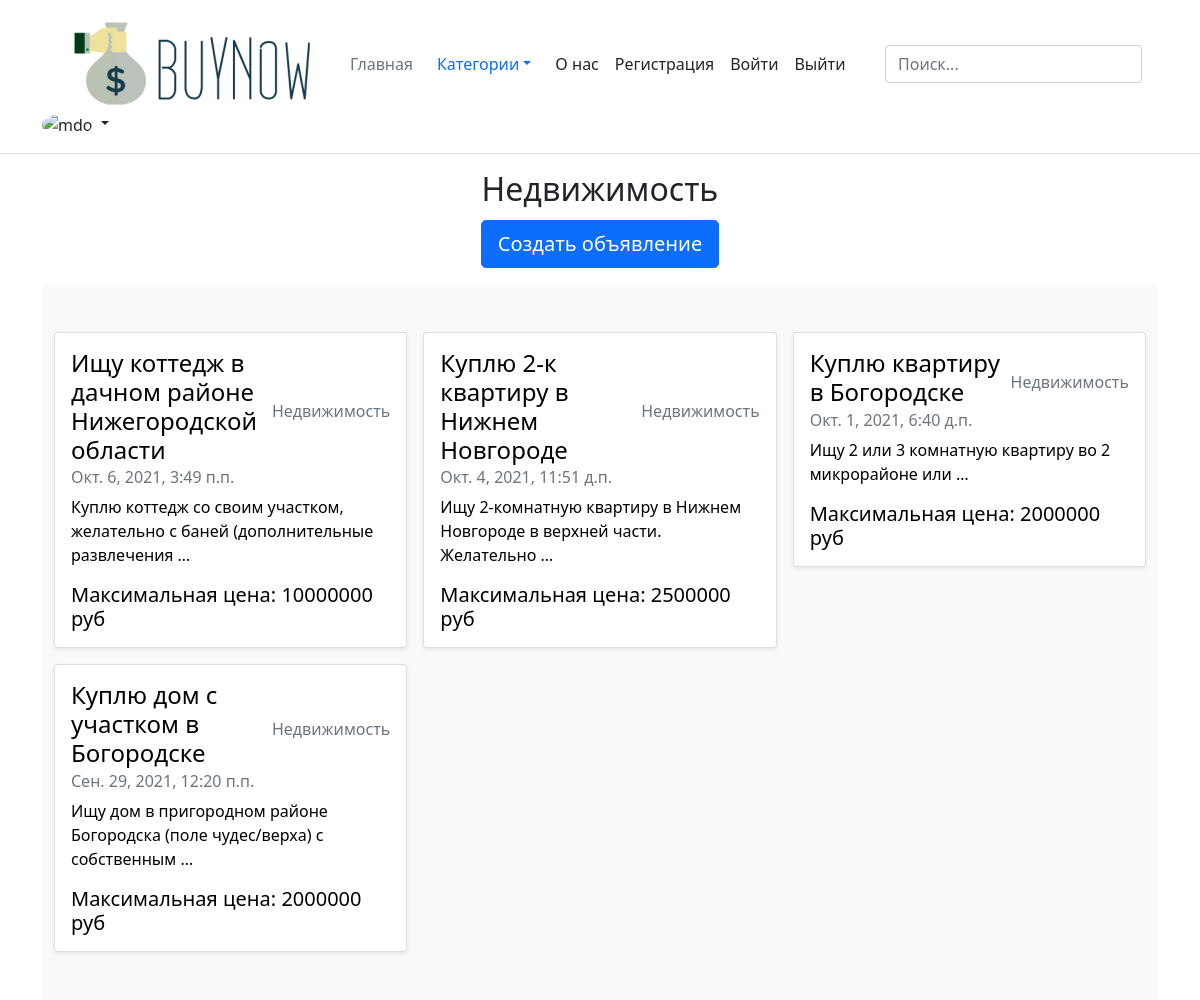
Screenshot of /Недвижимость/ with the database file from the repository.
### category_real_estate/models.py (models this page shows)
class Real_Estate_Ad(Ad):
    category = 'Недвижимость'
    square = models.PositiveIntegerField('Площадь')
    location = models.CharField('Район', max_length=100)
    class Meta:
        verbose_name = 'Недвижимость'
        verbose_name_plural = 'Недвижимость'

### ad/general_services.py (called while the page is built)
def _get_all_ads_in_dict_from_database(Model_object):
    items = Model_object.objects.order_by('-date')
    return {'ads': items}

def show_main_page_of_category(request, Model_object, template):
    context = _get_all_ads_in_dict_from_database(Model_object)
    return render(request, template, context)

### category_real_estate/views.py (called while the page is built)
def real_estate(request):
    return show_main_page_of_category(request, Real_Estate_Ad, 'category_real_estate/real_estate.html')

### category_real_estate/templates/category_real_estate/real_estate.html (shortened to what this page needs)
{% extends 'ad/base.html' %}
{% block content %}
<div class="mb-1 d-sm-flex justify-content-sm-center">
  <h2>Недвижимость</h2>
</div>
<div class="mb-3 d-sm-flex justify-content-sm-center">
  <a class="btn btn-primary btn-lg px-3 gap-3" href="{% url 'create_real_estate' %}" >Создать объявление</a>
</div>
<div class="album py-5 bg-light">
    <div class="container">
      <div class="row row-cols-1 row-cols-sm-2 row-cols-md-3 g-3">
        {% for ad in ads %}
          <div class="col">
            <div class="card shadow-sm">
              <a class="custom-a" href="{% url 'show_real_estate_ad' ad.id %}">
                <div class="card-body">
                  <div class="d-flex justify-content-between align-items-center">
                    <h4 class="card-title">{{ ad.title }}</h4>
                    <p class="card-text text-muted">{{ ad.category }}</p>
                  </div>
                      <h6 class="card-subtitle mb-2 text-muted">{{ ad.date }}</h6>
                    <p class="card-text" >{{ ad.text|truncatewords:10 }}</p>
                    <div class="d-flex justify-content-between align-items-center">
                        <h5 class="card-text">Максимальная цена: {{ ad.max_price }} руб</h5>
                    </div>
                </div>
              </a>
            </div>
          </div>
        {% endfor %}
      </div>
    </div>
  </div>
{% endblock %}

### static/css/custom.css (style rules this page uses)
.custom-a { color: black; text-decoration: none; }

### rows the page displays
Real_Estate_Ad: title "Ищу коттедж в дачном районе Нижегородской области", category "Недвижимость", date "Окт. 6, 2021, 3:49 п.п.", text "Куплю коттедж со своим участком, желательно с баней (дополнительные развлечения …", max_price "10000000"
Real_Estate_Ad: title "Куплю 2-к квартиру в Нижнем Новгороде", category "Недвижимость", date "Окт. 4, 2021, 11:51 д.п.", text "Ищу 2-комнатную квартиру в Нижнем Новгороде в верхней части. Желательно …", max_price "2500000"
Real_Estate_Ad: title "Куплю квартиру в Богородске", category "Недвижимость", date "Окт. 1, 2021, 6:40 д.п.", text "Ищу 2 или 3 комнатную квартиру во 2 микрорайоне или …", max_price "2000000"
Real_Estate_Ad: title "Куплю дом с участком в Богородске", category "Недвижимость", date "Сен. 29, 2021, 12:20 п.п.", text "Ищу дом в пригородном районе Богородска (поле чудес/верха) с собственным …", max_price "2000000"
